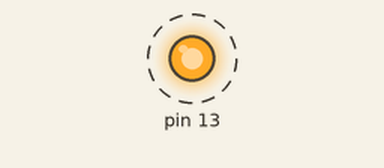
The sketch below on a simulated Arduino Uno WiFi Rev2. Shown: output pins drawn as LEDs (lit = HIGH). Dashed ring = blinking. WiFi joins after 1.5 s; servers stay silent unless stated; uploads are accepted with an empty reply; what the sketch prints to the serial monitor is not drawn.

Above: at 31.7 s.
Timing chart, 0 to 36.2 s (numbered marks = the images above):
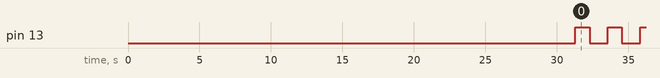

Measured:
- by itself, pin 13: alternates HIGH for 1.0 s and LOW for 1.3 s

The sketch:

Wifi_HTTPS_GET.ino
```cpp
/*
  Arduino WifiNINA - HTTP get over SSL

  This example connects to the network, try to connect to https://www.google.com
  and blink the internal LED if we get the return code 200 and receive data

  Circuit:
  * Board with NINA module (Arduino MKR WiFi 1010, MKR VIDOR 4000 and UNO WiFi Rev.2)

  created 9 Nov 2019
  by Olivier Staquet
*/

#include "Connectivity.h"

void setup() {
  Serial.begin(115200);
  delay(5000);

  // Initialize the internal LED
  pinMode(13, OUTPUT);

  // Start the connectivity
  if (Connectivity.begin("your_network", "your_password", "8.8.8.8") != 0) {
    // If not OK, don't continue and blink the LED
    while (true) {
      digitalWrite(13, LOW);
      delay(100);
      digitalWrite(13, HIGH);
      delay(100);
    }
  }

  Connectivity.connect();
}

void loop() {
  uint8_t rc = Connectivity.get("www.google.com", "/", 5000);
  if(rc == 0) {
    digitalWrite(13, HIGH);
    delay(1000);
    digitalWrite(13, LOW);
  }
  delay(1000);
}
```

Connectivity.cpp
```cpp
/********************************************************************************
 * Management of the connectivity with the backend (Wifi)
 * Author: Olivier Staquet
 *******************************************************************************/
#include "Connectivity.h"

/**
 * Initialize and manage the errors
 */
uint8_t ConnectivityClass::begin(const char* network_name, const char* network_password, const char* ping_to_test) {
  // Add some logging
  Serial.println(F("Initialize wifi connectivity"));

  // Keep the local variables
  this->network_name = network_name;
  this->network_password = network_password;

  // Check if the WiFi module is present
  if(WiFi.status() == WL_NO_MODULE) {
    Serial.println(F("Communication with Wifi module failed!"));
    return 4;
  }

  // Check the firmware version
  String firmware_version = WiFi.firmwareVersion();
  if(firmware_version < WIFI_FIRMWARE_LATEST_VERSION) {
    Serial.println(F("Firmware is not the latest version. Please upgrade."));
    return 8;
  }

  // If something goes wrong, set the system in problem
  if(!this->connect()) {
    return 16;
  }

  // Show connectivity details
  displayWifiConfig();
  displayNetworkConfig();

  // Check connectivity
  uint16_t ping_result = WiFi.ping(ping_to_test);
  if(ping_result < 0) {
    Serial.print(F("Failed to ping the internet (error "));
    Serial.print(ping_result);
    Serial.println(F(")"));
    return 32;
  }

  // Show that we're OK here
  Serial.print(F("Internet connectivity validated (ping "));
  Serial.print(ping_result);
  Serial.println(F(" ms)"));

  // Switch off the connectivity
  disconnect();

  return 0;
}

/**
 * Manage the establishment of the connection
 */
bool ConnectivityClass::connect() {
  // Attempt to connect (5 retry max)
  uint16_t wifi_status = WL_IDLE_STATUS;
  for(uint8_t retry = 0; retry < 5 && wifi_status != WL_CONNECTED; retry++) {
    // Add some logging
    Serial.print(F("Attempting to connect to network "));
    Serial.print(this->network_name);
    Serial.print(F(" (attempt "));
    Serial.print(retry + 1);
    Serial.println(F(")"));

    // Connect
    wifi_status = WiFi.begin(this->network_name, this->network_password);

    // Wait 10 seconds for connection
    delay(10000);
  }

  // If something goes wrong, disconnect all and return false
  if(wifi_status != WL_CONNECTED) {
    Serial.print(F("Failed to connect on the wifi network (error "));
    Serial.print(wifi_status);
    Serial.println(F(")"));
    disconnect();
    return false;
  }

  // Show that we're OK here
  Serial.println(F("Connection established"));

  // Wait for stable network
  delay(1000);
  return true;
}

/**
 * Manage the establishment of the connection
 */
bool ConnectivityClass::disconnect() {
  // Switch off the connectivity and the wifi module (save power ;-) )
  WiFi.end();

  // Wait for stable stop
  delay(1000);
}

/**
 * Execute HTTP GET request and store in in the buffer (only with SSL on standard port)
 * Return code :
 *  - HTTP_OK = OK
 *  - HTTP_UNABLE_TO_CONNECT_SERVER = Unable to connect the server
 *  - HTTP_READ_TIMEOUT_ERROR = Read timeout
 */
uint8_t ConnectivityClass::get(char* server, char* path, uint16_t read_timeout) {
  // Prepare the client
  WiFiSSLClient client;

  // Connect to the server
  Serial.print(F("Attempt to connect "));
  Serial.print(server);
  Serial.println(F(":443 ..."));

  if(client.connect(server, 443)) {
    // Connection established
    Serial.println(F("Connection to server established"));
    client.print("GET ");
    client.print(path);
    client.println(" HTTP/1.1");
    client.print("Host: ");
    client.println(server);
    client.println("User-Agent: ArduinoWiFiNINA/1.4.0");
    client.println("Connection: close");
    client.println();
  } else {
    Serial.println(F("Unable to connect to the server"));
    client.stop();
    return HTTP_UNABLE_TO_CONNECT_SERVER;
  }

  // Listen and manage a timeout
  unsigned long startTime = millis();
  bool received = false;

  while ((millis() - startTime < read_timeout) && !received) {
    while(client.available()) {
      received = true;
      char c = client.read();
      Serial.write(c);
    }
  }

  client.stop();

  if(!received) {
    Serial.println(F("Read timeout"));
    disconnect();
    return HTTP_READ_TIMEOUT_ERROR;
  } else {
    // Return OK
    return HTTP_OK;
  }
}

/**
 * Display details of network configuration
 */
void ConnectivityClass::displayNetworkConfig() {
  // Get network data
  IPAddress ip = WiFi.localIP();
  Serial.print(F("IP address : "));
  Serial.println(ip);

  Serial.print(F("Subnet mask : "));
  Serial.println((IPAddress)WiFi.subnetMask());

  Serial.print(F("Gateway IP : "));
  Serial.println((IPAddress)WiFi.gatewayIP());

  // Get MAC address
  byte mac[6];
  WiFi.macAddress(mac);
  Serial.print(F("MAC address : "));
  displayMacAddress(mac);
}

/**
 * Display details of Wifi configuration
 */
void ConnectivityClass::displayWifiConfig() {
  // Get SSID
  Serial.print(F("SSID : "));
  Serial.println(WiFi.SSID());

  // Get data from the AP
  byte bssid[6];
  WiFi.BSSID(bssid);
  Serial.print(F("BSSID : "));
  displayMacAddress(bssid);

  // Get signal strength
  long rssi = WiFi.RSSI();
  Serial.print(F("Signal strength (RSSI) : "));
  Serial.print(rssi);
  Serial.println(F(" dBm"));

  // Get encryption type
  byte encryption = WiFi.encryptionType();
  Serial.print(F("Encryption Type : "));
  switch(encryption) {
    case 0x02 :
      Serial.println(F("TKIP (WPA)"));
      break;
    case 0x05 :
      Serial.println(F("WEP"));
      break;
    case 0x04 :
      Serial.println(F("CCMP (WPA)"));
      break;
    case 0x07 :
      Serial.println(F("None"));
      break;
    case 0x08 :
      Serial.println(F("Auto"));
      break;
    default :
      Serial.println(F("Unknown"));
      break;
  }
}

/**
 * Display a mac address in readable format
 */
void ConnectivityClass::displayMacAddress(byte mac[]) {
  char *pretty = new char[17];
  prettyMacAddress(mac, pretty);
  Serial.println(pretty);
}

/**
 * Prepare a char array with the MAC address
 * Requires in input a char array of 17 char
 */
void ConnectivityClass::prettyMacAddress(byte mac[], char *prettyMacAddress) {
  sprintf(prettyMacAddress, "%X:%X:%X:%X:%X:%X", mac[5], mac[4], mac[3], mac[2], mac[1], mac[0]);
}

ConnectivityClass Connectivity;
```

Connectivity.h
```cpp
/********************************************************************************
 * Management of the connectivity with the backend (Wifi)
 * Author: Olivier Staquet
 *******************************************************************************/
#ifndef _CONNECTIVITY_H_
#define _CONNECTIVITY_H_

#include <Arduino.h>
#include <WiFiNINA.h>

#define HTTP_OK                         0x00
#define HTTP_UNABLE_TO_CONNECT_SERVER   0x01
#define HTTP_READ_TIMEOUT_ERROR         0x02

#define JSON_BUFFER_SIZE                1024

class ConnectivityClass {
  public:
    // Initialize and check the Internet connectivity with a ping (RC 0 = OK)
    uint8_t begin(const char* network_name, const char* network_password, const char* ping_to_test);

    // Manage the establishment of the connection
    bool connect();
    bool disconnect();

    // Execute HTTP GET request and write it on Serial, return 0 if OK (only SSL on standard port)
    uint8_t get(char* server, char* path, uint16_t read_timeout);

    // Display basic information (network and wifi connectivity)
    void displayNetworkConfig();
    void displayWifiConfig();

  protected:
    // Display a mac address in readable format
    void displayMacAddress(byte mac[]);
    void prettyMacAddress(byte mac[], char *prettyMacAddress);

  private:
    // Internal variables
    // Keep network information to connect after the initialization
    const char* network_name;
    const char* network_password;
};

extern ConnectivityClass Connectivity;

#endif // _CONNECTIVITY_H_
```
